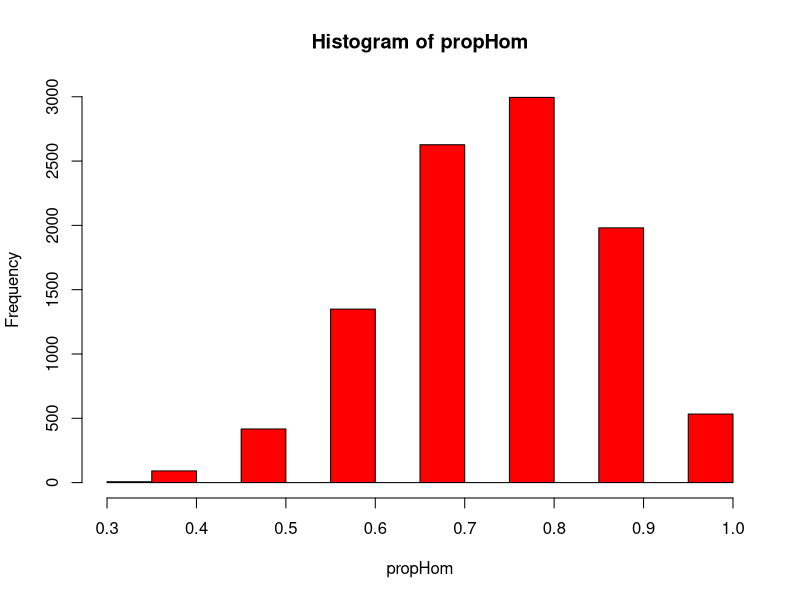
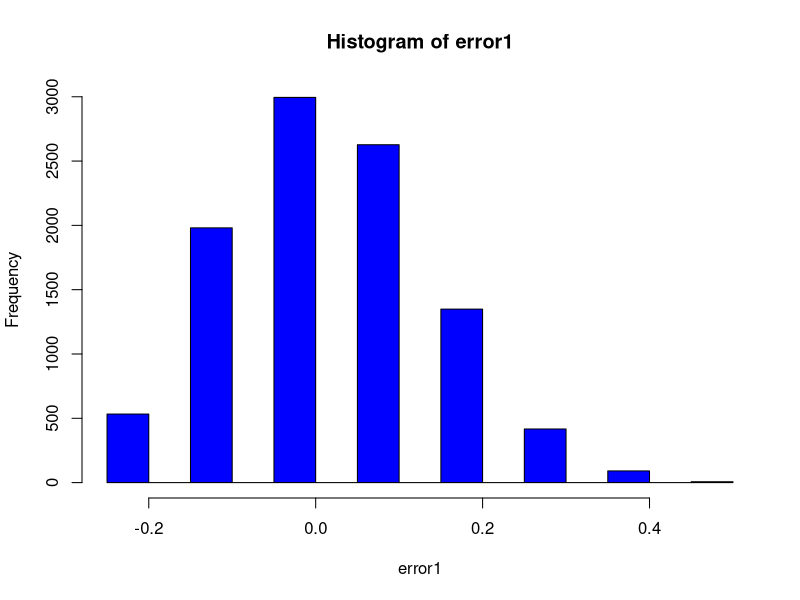

These charts were generated, in order, by the following R code:
## ---- chunk 1
knitr::opts_chunk$set(echo = TRUE)
options(width = 100)
## ---- chunk 2
################################################################################
# Simulación y ejemplo de cálculo mediante simulación de un tamaño
# de muestras para estimar una proporción
################################################################################

# Número de hombres y mujeres de un grupo en particular
numhombres <- 58
nummujeres <- 18

# Tamaño de muestra de la población
tammuestra <- 10
# Número de simulaciones para estimar el tamaño de muestra apropiado
nsim <- 10000

# Generar la población total
total <- c(rep("Hombre",numhombres),rep("Mujer",nummujeres))
total

# Tabla de frecuencia "real" a partir de la población
table(total)
# Proporción "real" a partir de la población
table(total)/sum(table(total))

# Extraer sólo la proporción de hombres
propHomR <- (table(total)/sum(table(total)))[1]
propHomR

# Generar una muestra aleatoria sin reemplazamiento
muestra <- sample(total,tammuestra)
muestra

# Tabla de frecuencia de la muestra
table(muestra)
# Proporción de la muestra
table(muestra)/sum(table(muestra))

# "Error" entre la proporción "real" y la de la "muestra"
# o diferencia entre la proporción "real" y la muestra
# Proporción real
pR <- table(total)/sum(table(total))
# Proporción de la muestra
pM <- table(muestra)/sum(table(muestra))
# Diferencia de las proporciones en valor absoluto
pR-pM
# Diferencia de las proporciones en valor absoluto
abs(pR-pM)

# Estimación de la distribución del la proporción utilizando
# un tamaño de muestra específico de acuerdo a la variable
# "tammuestra2" y replicado el número de simulaciones
simula1 <- data.frame(replicate(nsim,sample(total,tammuestra)))
# Cálculo de la proporción de hombres para cada muestra generada
propHom <- sapply(simula1,function(x) (table(x)/sum(table(x)))[1])

# Histograma de la proporciones de hombres de acuerdo a la muestra.
hist(propHom, col = "red")
# Resumen estadístico de la proporción simulada.
summary(propHom)
# Estimación del intervalo de confianza al 95%
quantile(propHom,c(0.025,0.975))

# Distribución del error
# Cálculo de la diferencia entre el valor "verdadero" y
# el valor obtenido de las muestras.
error1 <- propHomR-propHom
# Histograma de las diferencias, desviaciones o errores.
hist(error1,col="blue")
# Cálculo del intervalo de confianza al 95% de los errores.
quantile(error1,c(0.025,0.975))
